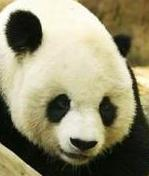
#> input picture 20080310_panda.jpg, 149 x 176 px
$ jupyter execute --allow-errors cvProject6.ipynb   (shell and % lines are left out)
#> lines starting #> are read from the running program, lines starting #| are printed output that depends on the picture
[cell 1]
import os
import pandas as pd
import numpy as np
import cv2 as cv
import pickle
import random
from sklearn.model_selection import train_test_split
from sklearn.base import BaseEstimator, TransformerMixin
from skimage.feature import hog
from sklearn.linear_model import SGDClassifier
from sklearn.preprocessing import StandardScaler
from sklearn.model_selection import GridSearchCV
from sklearn.pipeline import Pipeline
from sklearn import svm
import matplotlib.pyplot as plt

[cell 2]
# create a dictionary to hold the image data along with creating the corresponding labels
animals = ['ChickenHead', 'BearHead', 'ElephantHead','EagleHead', 'DeerHead', 'MonkeyHead', 'PandaHead']
data = dict()
data['fileName'] = []
data['content'] = []
data['label'] = []
#> (the rest of this cell did not finish here and is left out)

#> (a cell that did not finish here is left out)

[cell 4]
# using the hog transform the given reference as it is required to use a transformer for pipelining and optimizing the model

class HogTransformer(BaseEstimator, TransformerMixin):
    """
    Expects an array of 2d arrays (1 channel images)
    Calculates hog features for each img
    """

    def __init__(self, y=None, orientations=9,
                 pixels_per_cell=(8, 8),
                 cells_per_block=(3, 3), block_norm='L2-Hys'):
        self.y = y
        self.orientations = orientations
        self.pixels_per_cell = pixels_per_cell
        self.cells_per_block = cells_per_block
        self.block_norm = block_norm

    def fit(self, X, y=None):
        return self

    def transform(self, X, y=None):

        def local_hog(X):
            return hog(X,
                       orientations=self.orientations,
                       pixels_per_cell=self.pixels_per_cell,
                       cells_per_block=self.cells_per_block,
                       block_norm=self.block_norm)

        try: # parallel
            return np.array([local_hog(img) for img in X])
        except:
            return np.array([local_hog(img) for img in X])

[cell 5]
# create an instance of hog transformer
hogify = HogTransformer(
    pixels_per_cell=(14, 14),
    cells_per_block=(2,2),
    orientations=9,
    block_norm='L2-Hys'
)
# create an instance of standardscaler transformer
scalify = StandardScaler()

# call fit_transform on each transform converting xTrain
#> (the rest of this cell did not finish here and is left out)

[cell 6]
# create a pipeline for the classifier

HOGPipeline = Pipeline([
    ('hogify', HogTransformer(
        pixels_per_cell=(14, 14),
        cells_per_block=(2, 2),
        orientations=9,
        block_norm='L2-Hys')
    ),
    ('scalify', StandardScaler()),
    ('classify', SGDClassifier(random_state=42, max_iter=1000, tol=1e-3))
])


# cross validation and optimization using gridsearchcv

# create the gridsearch parameters
param_grid = [
    {
        'hogify__orientations': [8, 9],
        'hogify__cells_per_block': [(2, 2), (3, 3)],
        'hogify__pixels_per_cell': [(8, 8), (10, 10), (12, 12)],
        'classify': [
             SGDClassifier(random_state=42, max_iter=1000, tol=1e-3),
             svm.SVC(kernel='linear')
         ]
    }
]

# using 5 folds for the cross validation
gridSearch = GridSearchCV(HOGPipeline, param_grid, cv=5,n_jobs=-1, scoring='accuracy',verbose=1, return_train_score=True)
# fitting gridsearch with training data
#> (the rest of this cell did not finish here and is left out)

#> (a cell that did not finish here is left out)

#> (a cell that did not finish here is left out)

#> (a cell that did not finish here is left out)

#> (a cell that did not finish here is left out)

[cell 11]
# displaying 20 actual images with the Ground Truths (GT) and Predictions (Pr) as image title
# creating a list of not repeating random numbers
numberofImages = 20
#> (the rest of this cell did not finish here and is left out)

[cell 12]
# input one image and classify it
# greyify
# resize
image = cv.imread('20080310_panda.jpg')
#> image is the input picture: shape (176, 149, 3); mean B, G, R 112.2, 141.5, 146.5
imageGray = cv.cvtColor(image, cv.COLOR_BGR2GRAY) # converting the image to grayscale
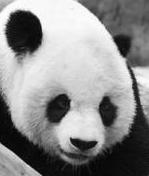
#> imageGray: shape (176, 149); min 1, max 255, mean 139.6
imageGrayResize = cv.resize(imageGray, (80,80), interpolation = cv.INTER_AREA) # resizing the image
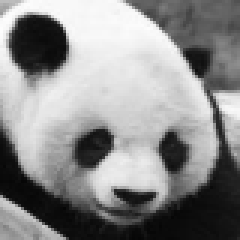
#> imageGrayResize: shape (80, 80) (shown 3 times larger); min 5, max 253, mean 139.6
# then model.predict
#> (the rest of this cell did not finish here and is left out)

$ run again, on Image/ChickenHead/chickenside0004.jpg
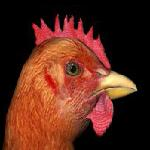
#> input picture Image/ChickenHead/chickenside0004.jpg, 150 x 150 px, found by its file name
#> image is the input picture: shape (150, 150, 3); mean B, G, R 27.5, 42.3, 90.9
#> `imageGrayResize = cv.resize(imageGray, (80,80), interpolation = cv.INT..`:
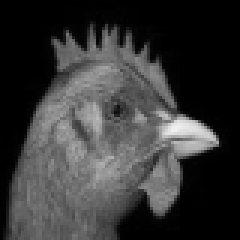
#> imageGrayResize: shape (80, 80) (shown 3 times larger); min 0, max 241, mean 55.1
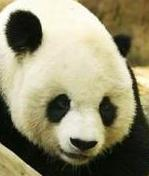
#> input picture 20080310_panda.jpg, 149 x 176 px
#> image is the input picture: shape (176, 149, 3); mean B, G, R 112.2, 141.5, 146.5
